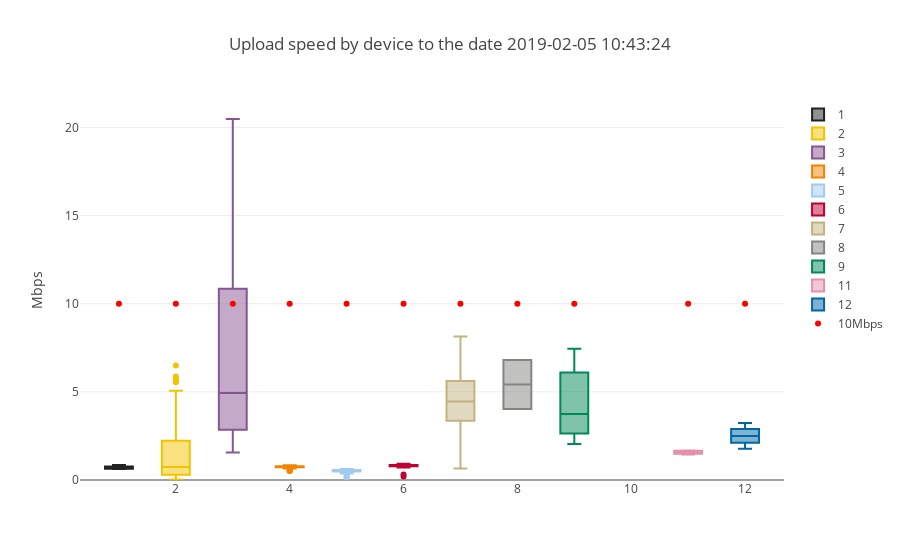

The notebook cell this image was saved under:
### Code cell
simple_boxplot(dataframe=upload_df,plot_value='UPLOAD',sort_value='SK_PI',
               title="Upload speed by device "+ title_tail,
               ytitle="Mbps", uploadline=True)
